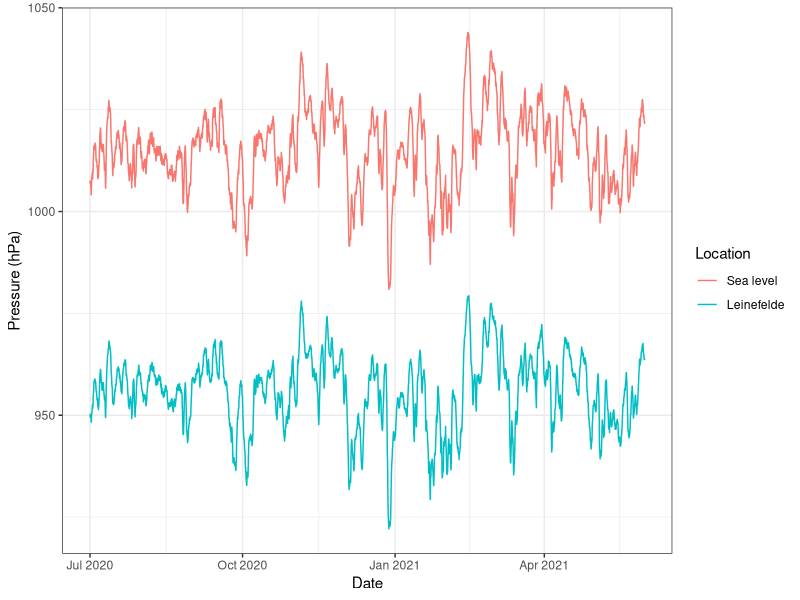

R code for this plot:
## ---- chunk 1
library(tidyverse)
library(here)
theme_set(theme_bw())
## ---- chunk 2
pres <- read_csv(here("Data_lectures/6_Air_pressure/TA_RH_PA_Leinefelde.csv"))
## ---- chunk 3
#utility funcs from air humidity notebook

# temp is in degrees celcius
get_es <-  function(ta)  6.1078 * exp((17.08085 * ta) / (234.175 + ta))

rh2ea <- function(rh, e_s) rh/100 * e_s
get_spec_hum <- function(e_a, p) 0.622 * e_a / (p - 0.378 * e_a) # note Kg Kg-1

c2k <- function(c) c + 273.15
k2c <- function(k) k - 273.15

# get virtual temperature. Ta is the air temp and q the specific humidity
get_tv <- function(ta, q) ta * (1 + 0.608 * q)

Rd <- 287.05 # J Kg-1 K-1 gas constant of dry air
get_press_sea_level <- function(pz, tv, Dz, g = 9.81) {
  pz * exp((g * Dz)/(Rd * c2k(tv)))
}

## ---- chunk 4
heigth_diff <- 451 + 44 # elevation + tower height

pres <- pres %>%
  mutate(
    es = get_es(TA_degC),
    ea = rh2ea(RH_Perc, TA_degC),
    q = get_spec_hum(ea, PA_hPa),
    tv = get_tv(TA_degC, q),
    p0 = get_press_sea_level(PA_hPa, tv, heigth_diff)
  )
## ---- chunk 5
pres %>%
        gather("location", "pressure", p0, PA_hPa, factor_key = T) %>%
ggplot(aes(Date, pressure, color=location)) +
  geom_line() +
labs(y="Pressure (hPa)") +
scale_colour_discrete(name="Location", labels = c("Sea level", "Leinefelde"))
## ---- chunk 6
pa_nc <- 991.3  # Air pressure north campus
Rd <- 287.05 # J Kg-1 K-1 gas constant of dry air
g <- 9.81# m/s^2
z1 <- 1141 #m Brocken mountain Height
z0 <- 185 #m North campus Height
Z <- z0-z1
ta <- 15 # C measuered at the north campus
t_column <- ta + 0.00325 * Z #correction of temperature for elevation
#hPa would be the pressure at the Brocken mountain
pa_brocken<-  (991.3 * exp((g * Z)/(Rd * c2k(t_column)))) %>% round(2)

## ---- chunk 7
t_boil_nc <- (100 + 2.804e-2 * (pa_nc-1013.25) - 1.384e-5 *(pa_nc-1013.25)^2 ) %>%
                round(2)
t_boil_brocken <- (100 + 2.804e-2 * (pa_brocken-1013.25) - 1.384e-5 *
                     (pa_brocken-1013.25)^2 ) %>% round(2)
